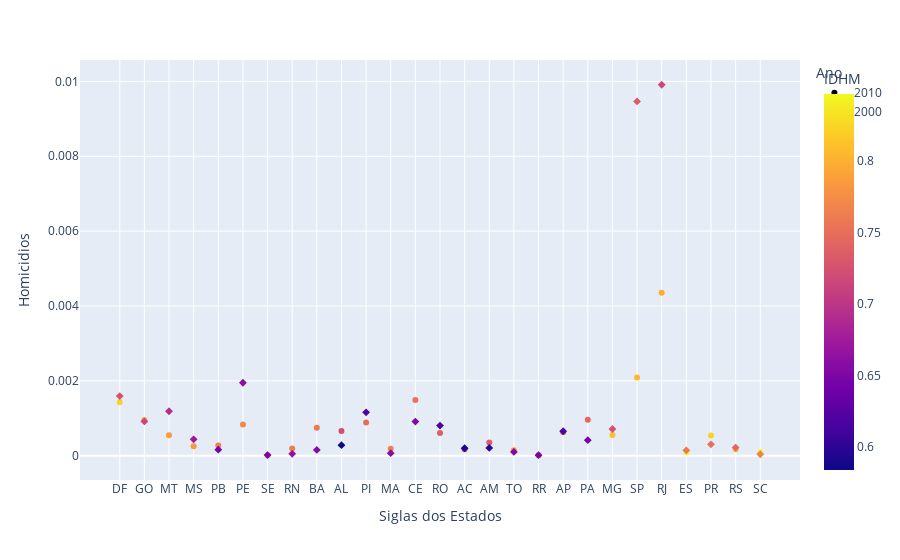

Notebook code cell kept with this figure:
### Code cell
px.scatter(df.sort_values(by="Regiões"), 
           x="Siglas dos Estados", 
           y="Homicidios", 
           color="IDHM", 
           symbol="Ano")

### Figure 1 — Plotly figure (JSON) as saved in the notebook; plotly's stock layout.template omitted (floating-point values rounded to 4 significant figures)
{"data": [{"hovertemplate": "Ano=2010<br>Siglas dos Estados=%{x}<br>Homicidios=%{y}<br>IDHM=%{marker.color}<extra></extra>", "legendgroup": "2010", "marker": {"color": [0.824, 0.799, 0.785, 0.784, 0.763, 0.772, 0.77, 0.763, 0.759, 0.721, 0.751, 0.768, 0.754, 0.736, 0.727, 0.737, 0.788, 0.752, 0.733, 0.746, 0.81, 0.805, 0.799, 0.845, 0.823, 0.805, 0.847], "coloraxis": "coloraxis", "symbol": "circle"}, "mode": "markers", "name": "2010", "orientation": "v", "showlegend": true, "type": "scatter", "x": ["DF", "GO", "MT", "MS", "PB", "PE", "SE", "RN", "BA", "AL", "PI", "MA", "CE", "RO", "AC", "AM", "TO", "RR", "AP", "PA", "MG", "SP", "RJ", "ES", "PR", "RS", "SC"], "xaxis": "x", "y": [0.001426, 0.0009543, 0.0005475, 0.0002543, 0.0002747, 0.0008324, 1.395e-05, 0.0001905, 0.0007443, 0.0006588, 0.0008847, 0.0001868, 0.001486, 0.0006041, 0.0001733, 0.0003566, 0.0001434, 1.297e-05, 0.0006366, 0.0009595, 0.0005561, 0.002093, 0.004357, 9.133e-05, 0.0005421, 0.0001742, 9.164e-05], "yaxis": "y"}, {"hovertemplate": "Ano=2000<br>Siglas dos Estados=%{x}<br>Homicidios=%{y}<br>IDHM=%{marker.color}<extra></extra>", "legendgroup": "2000", "marker": {"color": [0.715, 0.692, 0.673, 0.725, 0.644, 0.66, 0.648, 0.654, 0.664, 0.584, 0.652, 0.62, 0.658, 0.591, 0.601, 0.649, 0.613, 0.654, 0.622, 0.644, 0.726, 0.716, 0.733, 0.759, 0.744, 0.75, 0.766], "coloraxis": "coloraxis", "symbol": "diamond"}, "mode": "markers", "name": "2000", "orientation": "v", "showlegend": true, "type": "scatter", "x": ["GO", "MT", "MS", "DF", "PB", "PE", "SE", "BA", "RN", "AL", "CE", "PI", "MA", "AC", "AM", "RR", "RO", "TO", "AP", "PA", "MG", "RJ", "SP", "ES", "RS", "PR", "SC"], "xaxis": "x", "y": [0.0009158, 0.001188, 0.0004383, 0.001594, 0.000161, 0.001949, 1.768e-05, 0.0001542, 5.204e-05, 0.0002813, 0.0009117, 0.00116, 6.735e-05, 0.0001995, 0.0002083, 1.384e-05, 0.0008067, 0.0001028, 0.0006537, 0.0004166, 0.0007142, 0.009911, 0.009466, 0.0001456, 0.0002188, 0.0003059, 4.032e-05], "yaxis": "y"}], "layout": {"coloraxis": {"colorbar": {"title": {"text": "IDHM"}}, "colorscale": [[0, "#0d0887"], [0.1111, "#46039f"], [0.2222, "#7201a8"], [0.3333, "#9c179e"], [0.4444, "#bd3786"], [0.5556, "#d8576b"], [0.6667, "#ed7953"], [0.7778, "#fb9f3a"], [0.8889, "#fdca26"], [1, "#f0f921"]]}, "legend": {"title": {"text": "Ano"}, "tracegroupgap": 0}, "margin": {"t": 60}, "xaxis": {"anchor": "y", "domain": [0, 1], "title": {"text": "Siglas dos Estados"}}, "yaxis": {"anchor": "x", "domain": [0, 1], "title": {"text": "Homicidios"}}}}
